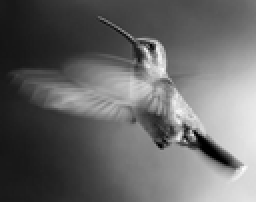
%> input picture flapping_bird.png, 128 x 101 px, shrunk from 294 x 233 before the run (shown 2 times larger)
$ octave --eval "demo;"   (GNU Octave 9; MATLAB toolbox functions it lacks are replaced by stand-ins)
%> lines starting %> are read from the running program, lines starting %| are printed output that depends on the picture
### inverse_mapping.m
% Functie ce aplica o transformare T asupra unei imagini
% folosind metoda inverse-mapping
% T -> matricea de transformare
% img_in -> matricea imaginii
% img_out ->matricea noii imagini
function img_out = inverse_mapping(img_in, T)
	[n m] = size(img_in);

  % Determina transformarea inversa
  det_T = T(1, 1) * T(2, 2) - T(1, 2) * T(2, 1);
  T_inv = 1/det_T .* [T(2, 2), -T(1, 2); -T(2, 1), T(1, 1)];

  % Determina dimensiunile noii imagini
	aux = [T * [1; 1], T * [1;m], T * [n;1], T * [n;m]];
	dim_min = min(aux, [], 2);
	dim_max = max(aux, [], 2);
	new_dim = round(dim_max - dim_min) + 1;
	img_out = zeros(new_dim(1), new_dim(2));

  % Determina cu cat trebuie shiftate noile coordonate
  offset = round([1 1] - dim_min);

  % Aplica transformarea T_inv asupra coordonatelor
  % imaginii rezultante
	for i = 1 : new_dim(1)
		for j = 1 : new_dim(2)
			x = T_inv(1, 1) * (i-offset(1)) + T_inv(1, 2) * (j-offset(2));
			y = T_inv(2, 1) * (i-offset(1)) + T_inv(2, 2) * (j-offset(2));

      % Detrmina intensitatea pixelului folosind
      % interpolarea biliniara
			img_out(i, j) = bilerp(double(img_in), x, y);
		end
	end
end

### demo.m
% Functie demo pentru metoda inverse_mapping
function demo()

  % Citeste matricile imaginilor
  img_in1 = imread('flapping_bird.png');
%> img_in1 is the input picture: size 101x128 uint8; min 0, max 255, mean 103
  img_in2 = imread('flapping_duck.png');
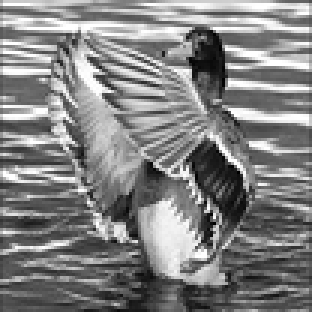
%> input picture flapping_duck.png, 104 x 104 px, shrunk from 240 x 240 before the run (shown 3 times larger)
%> img_in2 is the input picture: size 104x104x3 uint8; min 0, max 255, mean 130.1

  % Rotatie fata de orizontala
  T = [-1 0; 0 -1];
  imwrite(mat2gray(inverse_mapping(img_in1, T)), 'flapping_bird_hflip.png');
%> after the loop in inverse_mapping, `for i = 1 : new_dim(1)`:
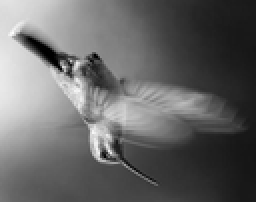
%> img_out: size 101x128 double (shown 2 times larger); min 0, max 255, mean 103; mean of the top-left, top-right, bottom-left and bottom-right quarters 157.4, 62.1, 126.2, 66.5
  imwrite(mat2gray(inverse_mapping(img_in2, T)), 'flapping_duck_hflip.png');
%> call 2 of inverse_mapping, with T = [-1 0; 0 -1]
%> after the loop in inverse_mapping (call 2), `for i = 1 : new_dim(1)`:
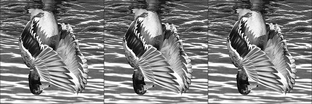
%> img_out: size 104x312 double; min 0, max 255, mean 130.1; mean of the top-left, top-right, bottom-left and bottom-right quarters 110.9, 108.8, 148.2, 152.6

  % Scalare cu 0.4
  T = [0.4 0; 0 0.4];
  imwrite(mat2gray(inverse_mapping(img_in1, T)), 'flapping_bird_downscale.png');
%> call 3 of inverse_mapping, with T = [0.4 0; 0 0.4]
%> after the loop in inverse_mapping (call 3), `for i = 1 : new_dim(1)`:
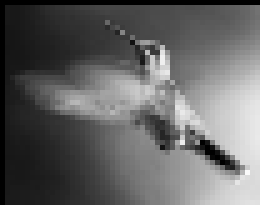
%> img_out: size 41x52 double (shown 5 times larger); min 0, max 250.5, mean 99.5
  imwrite(mat2gray(inverse_mapping(img_in2, T)), 'flapping_duck_downscale.png');
%> call 4 of inverse_mapping, with T = [0.4 0; 0 0.4]
%> after the loop in inverse_mapping (call 4), `for i = 1 : new_dim(1)`:
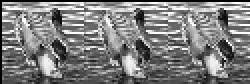
%> img_out: size 42x125 double (shown 2 times larger); min 0, max 255, mean 125.9

  % Rotatie cu 45 de grade
  T = [cos(pi/4) -sin(pi/4); sin(pi/4) cos(pi/4)];
  imwrite(mat2gray(inverse_mapping(img_in1, T)), 'flapping_bird_rotate.png');
%> call 5 of inverse_mapping, with T = [0.707 -0.707; 0.707 0.707]
%> after the loop in inverse_mapping (call 5), `for i = 1 : new_dim(1)`:
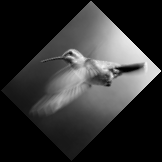
%> img_out: size 162x162 double; min 0, max 245.3, mean 50
  imwrite(mat2gray(inverse_mapping(img_in2, T)), 'flapping_duck_rotate.png');

  % Forward-Mapping
  imwrite(mat2gray(forward_mapping(img_in2, T)), 'demo_forward_mapping.png');

  % Transform_image cu un factor de 2.8
  imwrite(mat2gray(transform_image(img_in1, 2.8)), 'demo_transform_image.png');
end
%> (the run ends here)
